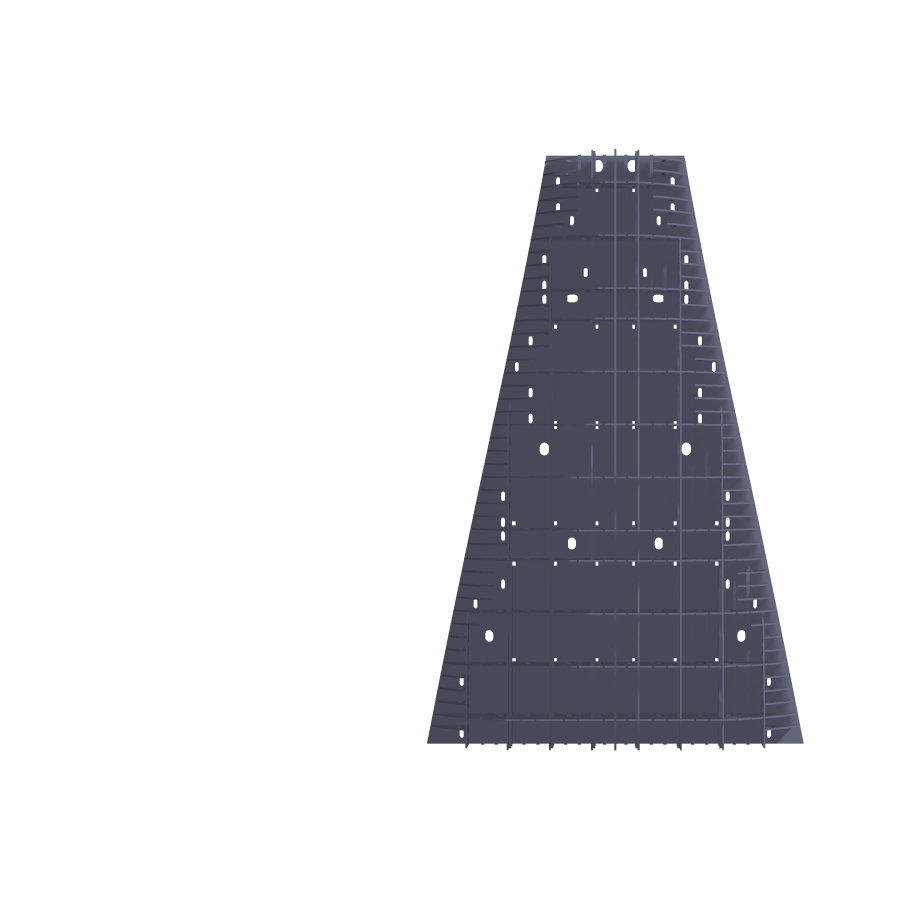
#> input picture 3DCADDATAImageClassification-/image/B1/crop_B1_X_0_Z_0.jpg, 2720 x 2720 px, found by its file name (shown at 1/3 size); its folder holds 2 pictures in this run
$ python resize_chm.py
#> lines starting #> are read from the running program, lines starting #| are printed output that depends on the picture
import os
import cv2
import natsort

'''
i = 0

img_path = '/home/user/PycharmProjects/lecture/Boundary_Project/imageset/new_original_crop/B1_crop' #Image folder Path
path_dir = os.listdir(img_path)
img_file_list_jpg = [file for file in path_dir if file.endswith(".jpg")] # Load img_file name with os
img_file_list_png = [file for file in path_dir if file.endswith(".png")]
img_file_list = img_file_list_jpg + img_file_list_png
load_img = natsort.natsorted(img_file_list,reverse=False)

while i <= len(load_img)-1:
    img_p = img_path + '/' + load_img[i]
    img_name = load_img[i]
    img = cv2.imread(img_p)

    img224 = cv2.resize(img, (224,224))
    img299 = cv2.resize(img, (299,299))
    img331 = cv2.resize(img, (331,331))

    save_path_224 = '%s%s' %(img_path,'/224')
    if not(os.path.isdir(os.path.join(save_path_224))):
        os.makedirs(os.path.join(save_path_224))

    save_path_299 = '%s%s' %(img_path,'/299')
    if not(os.path.isdir(os.path.join(save_path_299))):
        os.makedirs(os.path.join(save_path_299))

    save_path_331 = '%s%s' %(img_path,'/331')
    if not(os.path.isdir(os.path.join(save_path_331))):
        os.makedirs(os.path.join(save_path_331))

    img_name_224 = '%s%s' % ('224_',img_name)
    img_name_299 = '%s%s' % ('299_',img_name)
    img_name_331 = '%s%s' % ('331_',img_name)

    cv2.imwrite(os.path.join(save_path_224 + '/' , img_name_224), img224)
    cv2.imwrite(os.path.join(save_path_299 + '/' , img_name_299), img299)
    cv2.imwrite(os.path.join(save_path_331 + '/' , img_name_331), img331)

    #cv2.imshow('img', imgaaa)
    #cv2.waitKey(0)
    #cv2.destroyAllWindows()
    i = i+1
'''
'''
i = 0

img_path = '/home/user/PycharmProjects/lecture/Boundary_Project/imageset/new_original_crop/B2_crop' #Image folder Path
path_dir = os.listdir(img_path)
img_file_list_jpg = [file for file in path_dir if file.endswith(".jpg")] # Load img_file name with os
img_file_list_png = [file for file in path_dir if file.endswith(".png")]
img_file_list = img_file_list_jpg + img_file_list_png
load_img = natsort.natsorted(img_file_list,reverse=False)

while i <= len(load_img)-1:
    img_p = img_path + '/' + load_img[i]
    img_name = load_img[i]
    img = cv2.imread(img_p)

    img224 = cv2.resize(img, (224,224))
    img299 = cv2.resize(img, (299,299))
    img331 = cv2.resize(img, (331,331))

    save_path_224 = '%s%s' %(img_path,'/224')
    if not(os.path.isdir(os.path.join(save_path_224))):
        os.makedirs(os.path.join(save_path_224))

    save_path_299 = '%s%s' %(img_path,'/299')
    if not(os.path.isdir(os.path.join(save_path_299))):
        os.makedirs(os.path.join(save_path_299))

    save_path_331 = '%s%s' %(img_path,'/331')
    if not(os.path.isdir(os.path.join(save_path_331))):
        os.makedirs(os.path.join(save_path_331))

    img_name_224 = '%s%s' % ('224_',img_name)
    img_name_299 = '%s%s' % ('299_',img_name)
    img_name_331 = '%s%s' % ('331_',img_name)

    cv2.imwrite(os.path.join(save_path_224 + '/' , img_name_224), img224)
    cv2.imwrite(os.path.join(save_path_299 + '/' , img_name_299), img299)
    cv2.imwrite(os.path.join(save_path_331 + '/' , img_name_331), img331)

    #cv2.imshow('img', imgaaa)
    #cv2.waitKey(0)
    #cv2.destroyAllWindows()
    i = i+1
'''
i = 0

img_path = '/home/user/PycharmProjects/lecture/Boundary_Project/imageset/new_original_2/500by300/500by300_8_2/test/B1' #Image folder Path
path_dir = os.listdir(img_path)
img_file_list_jpg = [file for file in path_dir if file.endswith(".jpg")] # Load img_file name with os
img_file_list_png = [file for file in path_dir if file.endswith(".png")]
img_file_list = img_file_list_jpg + img_file_list_png
load_img = natsort.natsorted(img_file_list,reverse=False)

while i <= len(load_img)-1:
    img_p = img_path + '/' + load_img[i]
    img_name = load_img[i]
    img = cv2.imread(img_p)
#> img is the input picture: shape (2720, 2720, 3); mean B, G, R 225.3, 222.5, 222.1
    '''
    img224 = cv2.resize(img, (224,224))
    img299 = cv2.resize(img, (299,299))
    img331 = cv2.resize(img, (331,331))

    save_path_224 = '%s%s' %(img_path,'/224')
    if not(os.path.isdir(os.path.join(save_path_224))):
        os.makedirs(os.path.join(save_path_224))

    save_path_299 = '%s%s' %(img_path,'/299')
    if not(os.path.isdir(os.path.join(save_path_299))):
        os.makedirs(os.path.join(save_path_299))
    '''
    img224 = cv2.resize(img, (224,224))
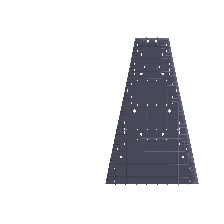
#> img224: shape (224, 224, 3); mean B, G, R 225.1, 222.3, 222

    save_path_224 = '%s%s' %(img_path,'/224')
    if not(os.path.isdir(os.path.join(save_path_224))):
        os.makedirs(os.path.join(save_path_224))

    # img_name_224 = '%s%s' % ('224_',img_name)
    # img_name_299 = '%s%s' % ('299_',img_name)
    img_name_224 = '%s%s' % ('224_',img_name)

    # cv2.imwrite(os.path.join(save_path_224 + '/' , img_name_224), img224)
    # cv2.imwrite(os.path.join(save_path_299 + '/' , img_name_299), img299)
    cv2.imwrite(os.path.join(save_path_224 + '/' , img_name_224), img224)

    #cv2.imshow('img', imgaaa)
    #cv2.waitKey(0)
    #cv2.destroyAllWindows()
    i = i+1
#> pass 2 of the loop `while i <= len(load_img)-1:`:
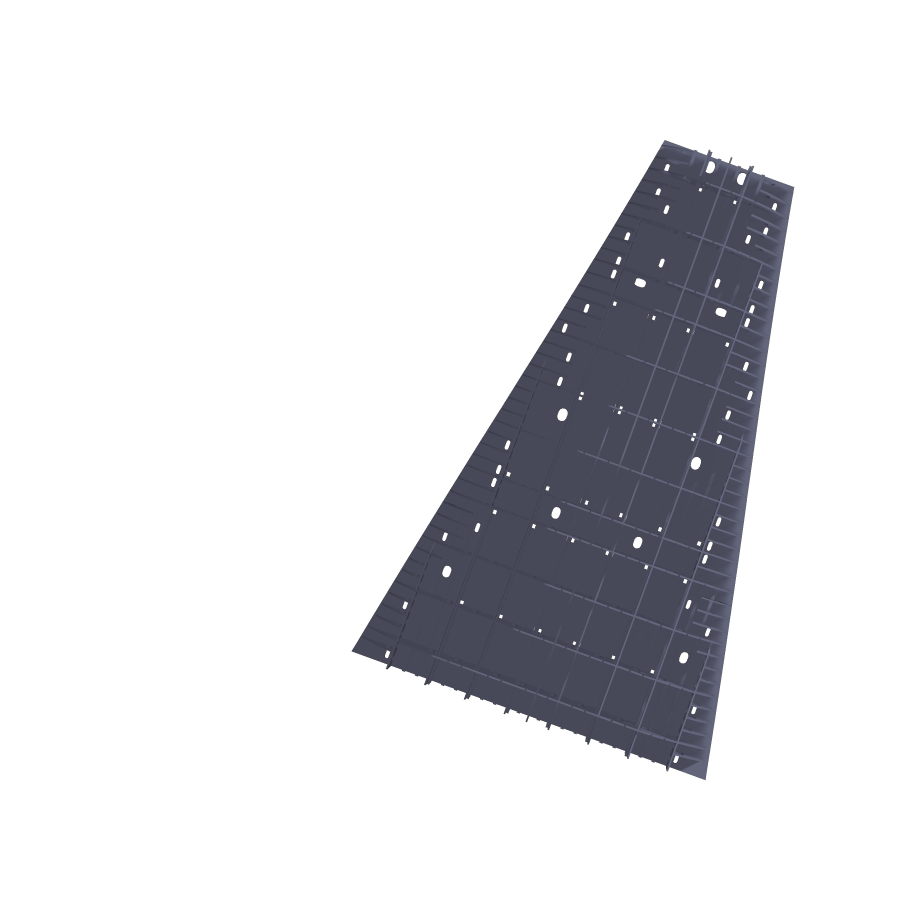
#> input picture 3DCADDATAImageClassification-/image/B1/crop_B1_X_0_Z_20.jpg, 2744 x 2744 px, found by its file name (shown at 1/3 size)
#> img is the input picture: shape (2744, 2744, 3); mean B, G, R 225.8, 223.1, 222.7
#> `img224 = cv2.resize(img, (224,224))`:
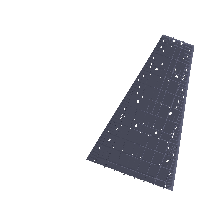
#> img224: shape (224, 224, 3); mean B, G, R 225.9, 223.1, 222.7
